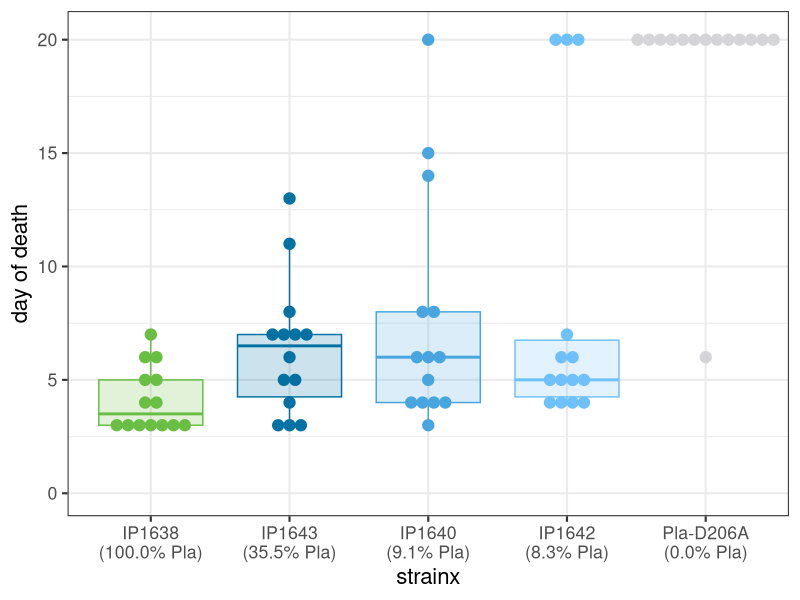

Generate this figure with R:
## ---- chunk 1
library(tidyverse); theme_set(theme_bw())
library(colorspace) ## lighten()
## ---- chunk 2
dd4 <- read.csv("Sidhu_mort.csv")  |>
    mutate(across(strain, \(x) reorder(factor(x), gene_ratio,
                                       decreasing = TRUE))) |>
    arrange(strain) |>
    mutate(strainx = sprintf("%s\n(%1.1f%% Pla)", strain, gene_ratio) |>
               factor() |> forcats::fct_inorder()) |>
    mutate(event = ifelse(dod==20, 0, 1)) ## censoring
cvec0 <- c("#69BE44", "#49A5DF", "#D5D5D8")
cvec1 <- c(cvec0[1],
           lighten(cvec0[2], c(-0.3, 0, 0.3)),
           cvec0[3])
cvec <- cvec1
theme_set(theme_bw(base_size = 16))

gg_ttd <- ggplot(dd4, aes(x=strainx, y = dod, colour = strain, fill = strain)) +
    geom_dotplot(binaxis="y", stackdir = "center", binwidth = 0.5) +
    geom_boxplot(alpha = 0.2) + 
    expand_limits(y=0) +
    scale_colour_manual(values = cvec) +
    scale_fill_manual(values = cvec) +
    theme(legend.position = "none") +
    labs(y = "day of death")

print(gg_ttd)
